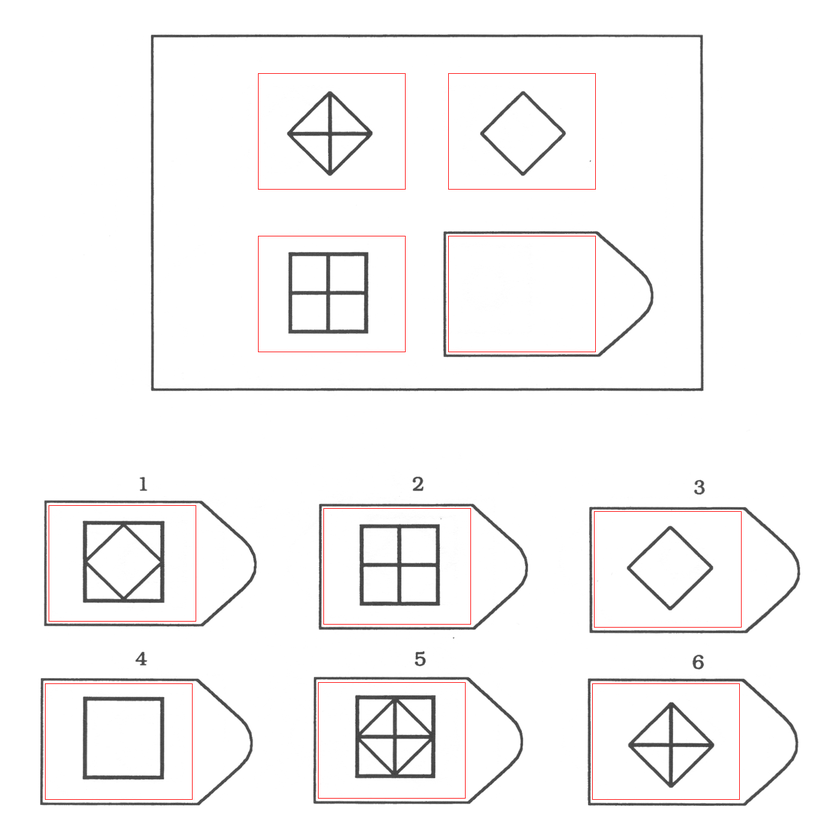
#> input picture data/SPMpadded_lined/b11.png, 840 x 840 px, shrunk from 1400 x 1400 before the run, found by its file name; its folder holds only this picture in this run
$ jupyter execute --allow-errors ImagePreprocessing.ipynb
#> lines starting #> are read from the running program, lines starting #| are printed output that depends on the picture; after the words box and inside, x2 and y2 are one past the last pixel; in counts of white or black regions, pixels touching at a corner belong together
#> further down, im is the input picture: PIL image 840x840 RGB; mean R, G, B 247.5, 246.2, 246.2
[cell 1]
import cv2
from PIL import Image, ImageChops

[cell 2]
import numpy as np
import matplotlib.pyplot as plt

#> (a cell that did not finish here is left out)

#> (a cell that did not finish here is left out)

#> (a cell that did not finish here is left out)

#> (a cell that did not finish here is left out)

#> (a cell that did not finish here is left out)

#> (a cell that did not finish here is left out)

[cell 9]
def converter(image,targetpath):
#> called with targetpath = '../SPMbinarized_lined/b11.png'
    x = np.array(image.copy().convert("L"))
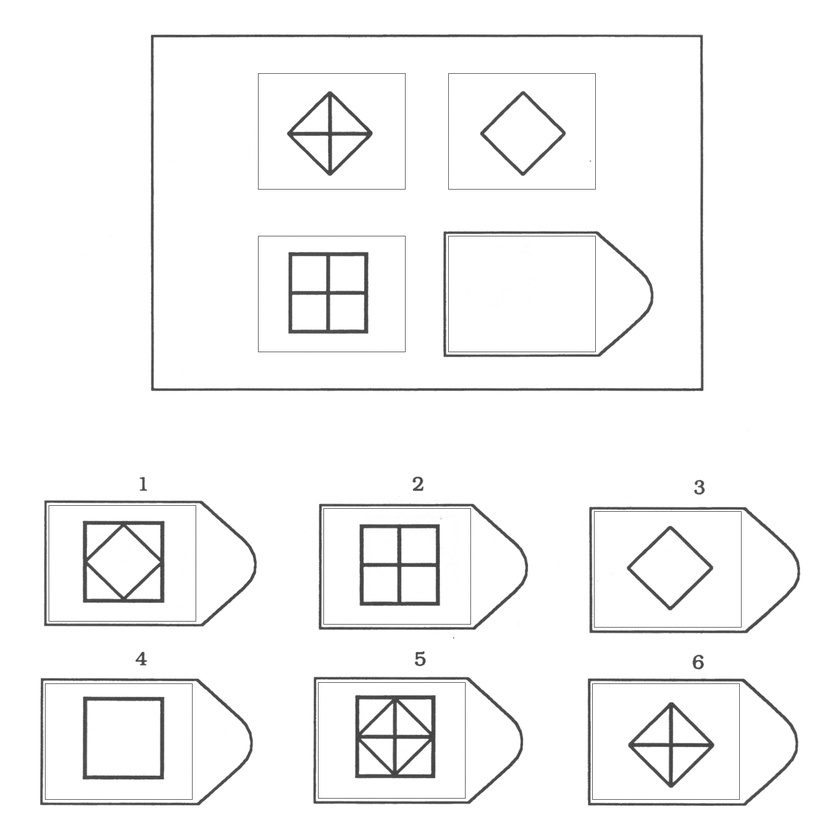
#> x: shape (840, 840); min 51, max 255, mean 246.6
    x[x<128] = 0
    x[x>=128] = 255
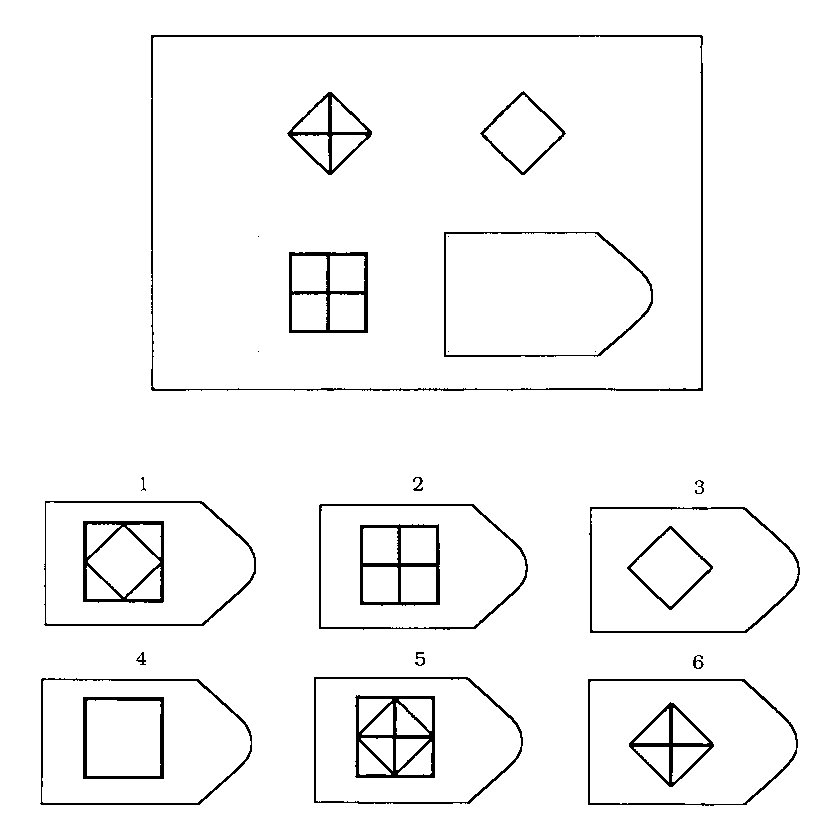
#> x: shape (840, 840); 96.6% white; black in thin lines or dots, all inside (x1, y1, x2, y2) = (40, 35, 800, 806)
    i = Image.fromarray(x).convert('1')
    i.save(targetpath)
# converter(img)
import os
for filename in os.listdir("../SPMpadded_lined/"):
    if filename.endswith("png"):
        im = Image.open("../SPMpadded_lined/"+filename)
        converter(im, "../SPMbinarized_lined/"+filename)

[cell 10]
# type(npLimg[0,0])

[cell 11]
# print(npLimg[300:310,400:410])

[cell 12]
# plt.imshow(npLimg)

[cell 13]
# plt.show()

[cell 14]
mat = cv2.imread('../SPMbinarized/a1.png', cv2.IMREAD_GRAYSCALE)
print(type(mat))
#| <class 'NoneType'>

#> (a cell that did not finish here is left out)

#> (a cell that did not finish here is left out)

[cell 17]
im_gray = cv2.imread("../SPMpadded/a1.png", cv2.IMREAD_GRAYSCALE)
(thresh, im_bw) = cv2.threshold(im_gray, 128, 255, cv2.THRESH_BINARY | cv2.THRESH_OTSU)
#> thresh = 0
# determines the threshold automatically from the image using Otsu's method
cv2.imwrite('./tmp.png', im_bw)
print(thresh)
#| 0.0
